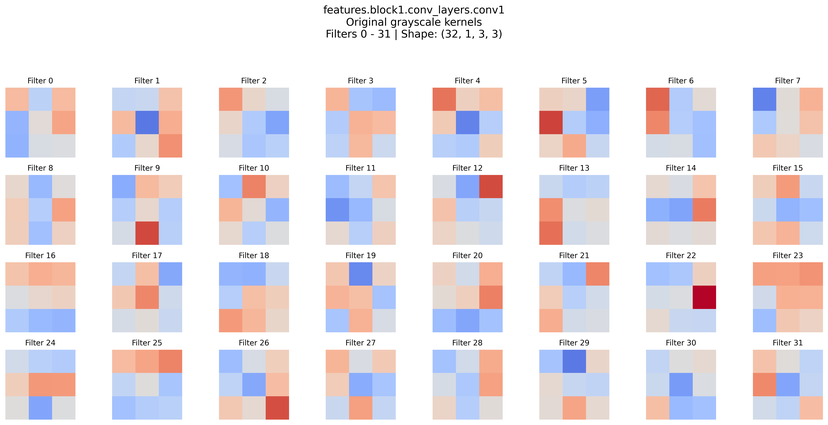
#> input picture FER2013_CNN_PROJECT/results/evaluation/convolution_filters/conv_01_features_block1_conv_layers_conv1_part_1.png, 828 x 425 px, shrunk from 4609 x 2366 before the run; its folder holds 4 pictures in this run
$ python combine_conv_filters.py
#> lines starting #> are read from the running program, lines starting #| are printed output that depends on the picture

from pathlib import Path
import math

import matplotlib.pyplot as plt
import matplotlib.image as mpimg


ROOT_DIR = Path(__file__).resolve().parents[2]

INPUT_DIR = ROOT_DIR / "results" / "evaluation" / "convolution_filters"
OUTPUT_PATH = ROOT_DIR / "results" / "evaluation" / "conv_filters.png"

image_paths = sorted(INPUT_DIR.glob("*.png"))

if not image_paths:
    raise FileNotFoundError("No convolution filter images found.")

n_images = len(image_paths)
cols = 4
rows = math.ceil(n_images / cols)

fig, axes = plt.subplots(
    rows,
    cols,
    figsize=(20, rows * 5)
)

axes = axes.flatten()

for ax, image_path in zip(axes, image_paths):
    image = mpimg.imread(image_path)
#> image is the input picture: shape (425, 828, 4) float32; mean R, G, B, A 0.907, 0.883, 0.906, 1

    ax.imshow(image)
    ax.set_title(image_path.stem, fontsize=7)
    ax.axis("off")

for ax in axes[n_images:]:
    ax.axis("off")
#> this loop made 0 passes

fig.suptitle(
    "FER2013CNN - Convolution Filters Visualization",
    fontsize=16
)

plt.tight_layout()
plt.savefig(
    OUTPUT_PATH,
    dpi=200,
    bbox_inches="tight"
)
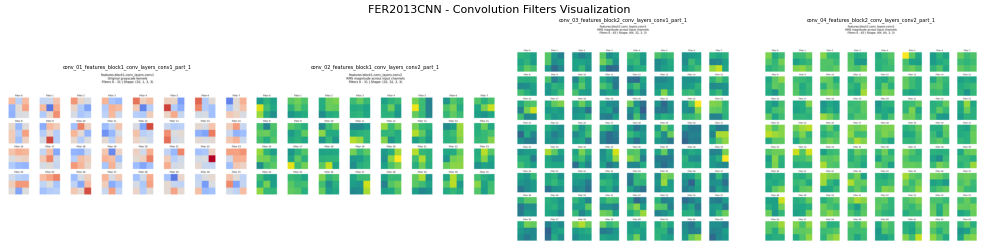
#> figure drawn by matplotlib, 4 panels
plt.close(fig)

print(f"Number of filter images: {n_images}")
print(f"Saved: {OUTPUT_PATH}")
print("CONVOLUTION FILTERS COMBINATION: PASSED")
